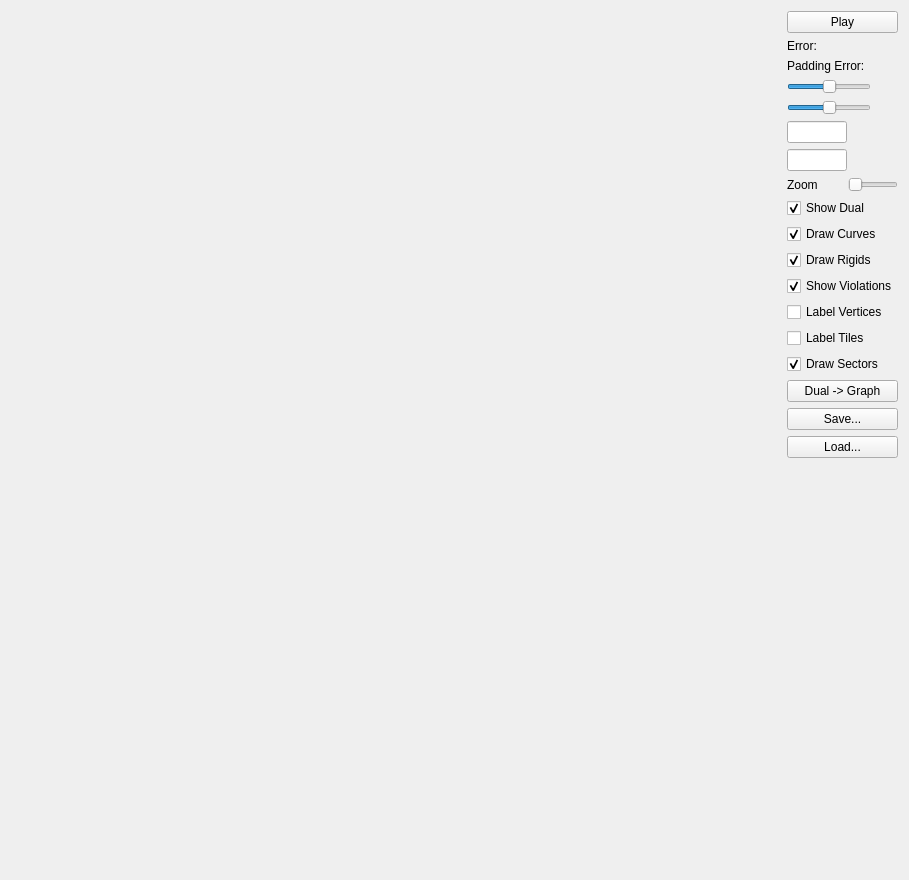
<?xml version="1.0" encoding="UTF-8"?>
<ui version="4.0">
 <class>SphereColoringClass</class>
 <widget class="QMainWindow" name="SphereColoringClass">
  <property name="geometry">
   <rect>
    <x>0</x>
    <y>0</y>
    <width>909</width>
    <height>880</height>
   </rect>
  </property>
  <property name="windowTitle">
   <string>SphereColoring</string>
  </property>
  <widget class="QWidget" name="centralWidget">
   <layout class="QHBoxLayout" name="horizontalLayout">
    <property name="sizeConstraint">
     <enum>QLayout::SetNoConstraint</enum>
    </property>
    <item>
     <widget class="Drawing" name="drawing" native="true">
      <property name="sizePolicy">
       <sizepolicy hsizetype="Expanding" vsizetype="Expanding">
        <horstretch>0</horstretch>
        <verstretch>0</verstretch>
       </sizepolicy>
      </property>
      <property name="minimumSize">
       <size>
        <width>200</width>
        <height>200</height>
       </size>
      </property>
     </widget>
    </item>
    <item>
     <layout class="QVBoxLayout" name="verticalLayout">
      <item>
       <widget class="QPushButton" name="playButton">
        <property name="text">
         <string>Play</string>
        </property>
       </widget>
      </item>
      <item>
       <widget class="QLabel" name="errorLabel">
        <property name="text">
         <string>Error:</string>
        </property>
       </widget>
      </item>
      <item>
       <widget class="QLabel" name="paddingErrorLabel">
        <property name="text">
         <string>Padding Error:</string>
        </property>
       </widget>
      </item>
      <item>
       <widget class="QSlider" name="yRotationSlider">
        <property name="sizePolicy">
         <sizepolicy hsizetype="Fixed" vsizetype="Fixed">
          <horstretch>0</horstretch>
          <verstretch>0</verstretch>
         </sizepolicy>
        </property>
        <property name="minimum">
         <number>-99</number>
        </property>
        <property name="orientation">
         <enum>Qt::Horizontal</enum>
        </property>
       </widget>
      </item>
      <item>
       <widget class="QSlider" name="xRotationSlider">
        <property name="sizePolicy">
         <sizepolicy hsizetype="Fixed" vsizetype="Fixed">
          <horstretch>0</horstretch>
          <verstretch>0</verstretch>
         </sizepolicy>
        </property>
        <property name="minimum">
         <number>-99</number>
        </property>
        <property name="orientation">
         <enum>Qt::Horizontal</enum>
        </property>
       </widget>
      </item>
      <item>
       <widget class="QLineEdit" name="lineEdit0">
        <property name="sizePolicy">
         <sizepolicy hsizetype="Fixed" vsizetype="Fixed">
          <horstretch>0</horstretch>
          <verstretch>0</verstretch>
         </sizepolicy>
        </property>
        <property name="maximumSize">
         <size>
          <width>60</width>
          <height>16777215</height>
         </size>
        </property>
       </widget>
      </item>
      <item>
       <widget class="QLineEdit" name="lineEdit1">
        <property name="sizePolicy">
         <sizepolicy hsizetype="Fixed" vsizetype="Fixed">
          <horstretch>0</horstretch>
          <verstretch>0</verstretch>
         </sizepolicy>
        </property>
        <property name="maximumSize">
         <size>
          <width>60</width>
          <height>16777215</height>
         </size>
        </property>
       </widget>
      </item>
      <item>
       <layout class="QHBoxLayout" name="horizontalLayout_2">
        <property name="bottomMargin">
         <number>0</number>
        </property>
        <item>
         <widget class="QLabel" name="label">
          <property name="text">
           <string>Zoom</string>
          </property>
         </widget>
        </item>
        <item>
         <widget class="QSlider" name="zoomSlider">
          <property name="sizePolicy">
           <sizepolicy hsizetype="Fixed" vsizetype="Fixed">
            <horstretch>0</horstretch>
            <verstretch>0</verstretch>
           </sizepolicy>
          </property>
          <property name="maximumSize">
           <size>
            <width>50</width>
            <height>16777215</height>
           </size>
          </property>
          <property name="orientation">
           <enum>Qt::Horizontal</enum>
          </property>
         </widget>
        </item>
       </layout>
      </item>
      <item>
       <widget class="QCheckBox" name="showDualCheckBox">
        <property name="text">
         <string>Show Dual</string>
        </property>
        <property name="checked">
         <bool>true</bool>
        </property>
       </widget>
      </item>
      <item>
       <widget class="QCheckBox" name="drawCurvesCheckBox">
        <property name="text">
         <string>Draw Curves</string>
        </property>
        <property name="checked">
         <bool>true</bool>
        </property>
       </widget>
      </item>
      <item>
       <widget class="QCheckBox" name="drawRigidsCheckBox">
        <property name="text">
         <string>Draw Rigids</string>
        </property>
        <property name="checked">
         <bool>true</bool>
        </property>
       </widget>
      </item>
      <item>
       <widget class="QCheckBox" name="showViolationsCheckBox">
        <property name="text">
         <string>Show Violations</string>
        </property>
        <property name="checked">
         <bool>true</bool>
        </property>
       </widget>
      </item>
      <item>
       <widget class="QCheckBox" name="labelVerticesCheckBox">
        <property name="text">
         <string>Label Vertices</string>
        </property>
       </widget>
      </item>
      <item>
       <widget class="QCheckBox" name="labelTilesCheckBox">
        <property name="text">
         <string>Label Tiles</string>
        </property>
       </widget>
      </item>
      <item>
       <widget class="QCheckBox" name="drawSectors">
        <property name="text">
         <string>Draw Sectors</string>
        </property>
        <property name="checked">
         <bool>true</bool>
        </property>
       </widget>
      </item>
      <item>
       <widget class="QPushButton" name="dualToGraphButton">
        <property name="text">
         <string>Dual -&gt; Graph</string>
        </property>
       </widget>
      </item>
      <item>
       <widget class="QPushButton" name="saveButton">
        <property name="text">
         <string>Save...</string>
        </property>
       </widget>
      </item>
      <item>
       <widget class="QPushButton" name="loadButton">
        <property name="text">
         <string>Load...</string>
        </property>
       </widget>
      </item>
      <item>
       <spacer name="verticalSpacer">
        <property name="orientation">
         <enum>Qt::Vertical</enum>
        </property>
        <property name="sizeHint" stdset="0">
         <size>
          <width>20</width>
          <height>40</height>
         </size>
        </property>
       </spacer>
      </item>
     </layout>
    </item>
   </layout>
  </widget>
 </widget>
 <layoutdefault spacing="6" margin="11"/>
 <customwidgets>
  <customwidget>
   <class>Drawing</class>
   <extends>QWidget</extends>
   <header>drawing.h</header>
   <container>1</container>
  </customwidget>
 </customwidgets>
 <resources>
  <include location="SphereColoring.qrc"/>
 </resources>
 <connections/>
</ui>
